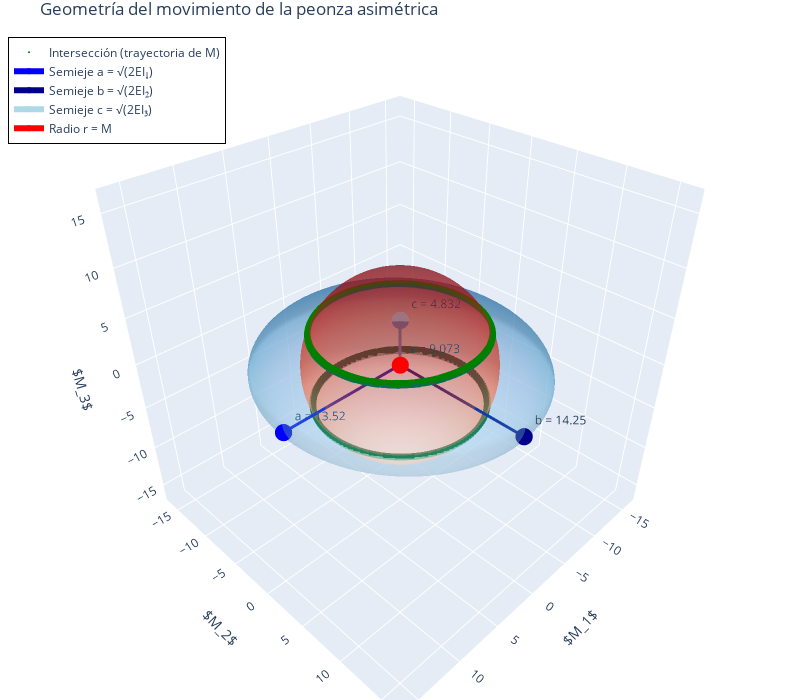

Notebook code cell kept with this figure:
### Markdown cell above
## La peonza asimétrica según Landau
### Asi lo hace el landau pero en nuestro caso, $I_2 > I_1 > I_3$
Para una peonza asimétrica, donde los momentos de inercia satisfacen $I_3 > I_2 > I_1$, existen dos integrales de movimiento fundamentales derivadas de las ecuaciones de Euler:

1. Conservación de la energía:
   $$\frac{M_1^2}{I_1} + \frac{M_2^2}{I_2} + \frac{M_3^2}{I_3} = 2E$$

2. Conservación del momento angular:
   $$M_1^2 + M_2^2 + M_3^2 = M^2$$

Geométricamente, estas ecuaciones representan:
- La primera, un elipsoide de semiejes $\sqrt{2EI_1}$, $\sqrt{2EI_2}$, $\sqrt{2EI_3}$
- La segunda, una esfera de radio $M$

El vector momento angular $\mathbf{M}$ se mueve a lo largo de la intersección de estas dos superficies. Esta intersección existe cuando se cumple:
$$2EI_1 < M^2 < 2EI_3$$

Esta condición garantiza que el radio de la esfera está entre el semieje menor y el mayor del elipsoide.

### Code cell
import plotly.graph_objects as go
import numpy as np

omega = np.array([5.0e-6, 0, 5.0e-6])  # Velocidades angulares en rad/s
I1 = 1.8e+06   # Momento de inercia en x (el menor)
I2 = 2e+06     # Momento de inercia en y (intermedio)
I3 = 2.3e+05   # Momento de inercia en z (el mayor)
M1 = I1*omega[0]   # Momento angular en x
M2 = I2*omega[1]   # Momento angular en y
M3 = I3*omega[2]   # Momento angular en z
M_squared = M1**2 + M2**2 + M3**2  # Cuadrado del momento angular total
M = np.sqrt(M_squared)  # Momento angular total (radio de la esfera)
E = (M1**2 / I1) + (M2**2 / I2) + (M3**2 / I3)


# Verificar condición de existencia de la intersección
condition = f"Condición de intersección: 2*E*I2 > M^2 > 2*E*I3"
result = f"{2*E*I2:.2g} > {M_squared:.2g} > {2*E*I3:.2g}"
valid = (2*E*I2 > M_squared > 2*E*I3)
print(condition)
print(result)
print(f"¿Condición satisfecha? {'Sí' if valid else 'No'}")

# Calcular semiejes del elipsoide
a = np.sqrt(2*E*I1)  # Semieje en x
b = np.sqrt(2*E*I2)  # Semieje en y
c = np.sqrt(2*E*I3)  # Semieje en z
r = np.sqrt(M_squared)  # Radio de la esfera

print(f"\nSemiejes del elipsoide:")
print(f"a = √(2EI₁) = {a:.4g}")
print(f"b = √(2EI₂) = {b:.4g}")
print(f"c = √(2EI₃) = {c:.4g}")
print(f"Radio de la esfera: r = M = {r:.4g}")

# Generar puntos para el elipsoide
u = np.linspace(0, 2 * np.pi, 100)
v = np.linspace(0, np.pi, 100)
x = a * np.outer(np.cos(u), np.sin(v))
y = b * np.outer(np.sin(u), np.sin(v))
z = c * np.outer(np.ones_like(u), np.cos(v))

# Generar puntos para la esfera
x_sphere = r * np.outer(np.cos(u), np.sin(v))
y_sphere = r * np.outer(np.sin(u), np.sin(v))
z_sphere = r * np.outer(np.ones_like(u), np.cos(v))

# Generar puntos para la intersección
def intersection_curve(u, num_points=1000):
    # Parametrización de la curva de intersección
    points = []
    for theta in np.linspace(0, 2*np.pi, num_points):
        # Resolver para encontrar r en coordenadas esféricas
        phi_values = np.linspace(0, np.pi, 1000)
        for phi in phi_values:
            x = r * np.sin(phi) * np.cos(theta)
            y = r * np.sin(phi) * np.sin(theta)
            z = r * np.cos(phi)
            
            # Verificar si el punto está aproximadamente en el elipsoide
            ellipsoid_eq = (x/a)**2 + (y/b)**2 + (z/c)**2
            if abs(ellipsoid_eq - 1.0) < 0.035:
                points.append([x, y, z])
    
    return np.array(points)

# Calcular puntos de intersección
intersection_points = intersection_curve(u)

# Crear figura con Plotly
fig = go.Figure()

# Añadir el elipsoide
fig.add_trace(go.Surface(
    x=x, y=y, z=z,
    colorscale='Blues',
    opacity=0.5,
    showscale=False,
    name='Elipsoide: $\\frac{M_1^2}{I_1}+\\frac{M_2^2}{I_2}+\\frac{M_3^2}{I_3}=2E$'
))

# Añadir la esfera
fig.add_trace(go.Surface(
    x=x_sphere, y=y_sphere, z=z_sphere,
    colorscale='Reds',
    opacity=0.5,
    showscale=False,
    name='Esfera: $M_1^2+M_2^2+M_3^2=M^2$'
))

# Añadir la intersección si hay puntos
if len(intersection_points) > 0:
    fig.add_trace(go.Scatter3d(
        x=intersection_points[:, 0],
        y=intersection_points[:, 1],
        z=intersection_points[:, 2],
        mode='markers',
        marker=dict(
            size=2,
            color='green',
        ),
        name='Intersección (trayectoria de M)'
    ))

# Añadir semiejes del elipsoide
# Semieje X
fig.add_trace(go.Scatter3d(
    x=[0, a], y=[0, 0], z=[0, 0],
    mode='lines+markers+text',
    line=dict(color='blue', width=6),
    marker=dict(size=6, symbol='circle', color='blue'),
    text=['', f'a = {a:.4g}'],
    textposition='top right',
    name=f'Semieje a = √(2EI₁)'
))

# Semieje Y
fig.add_trace(go.Scatter3d(
    x=[0, 0], y=[0, b], z=[0, 0],
    mode='lines+markers+text',
    line=dict(color='darkblue', width=6),
    marker=dict(size=6, symbol='circle', color='darkblue'),
    text=['', f'b = {b:.4g}'],
    textposition='top right',
    name=f'Semieje b = √(2EI₂)'
))

# Semieje Z
fig.add_trace(go.Scatter3d(
    x=[0, 0], y=[0, 0], z=[0, c],
    mode='lines+markers+text',
    line=dict(color='lightblue', width=6),
    marker=dict(size=6, symbol='circle', color='lightblue'),
    text=['', f'c = {c:.4g}'],
    textposition='top right',
    name=f'Semieje c = √(2EI₃)'
))

# Radio de la esfera (en dirección arbitraria)
fig.add_trace(go.Scatter3d(
    x=[0, r/np.sqrt(3)], y=[0, r/np.sqrt(3)], z=[0, r/np.sqrt(3)],
    mode='lines+markers+text',
    line=dict(color='red', width=6),
    marker=dict(size=6, symbol='circle', color='red'),
    text=['', f'r = {r:.4g}'],
    textposition='top right',
    name=f'Radio r = M'
))

# Configurar el layout
max_range = max(a, b, c, r) * 1.2
fig.update_layout(
    title='Geometría del movimiento de la peonza asimétrica',
    scene=dict(
        xaxis_title='$M_1$',
        yaxis_title='$M_2$',
        zaxis_title='$M_3$',
        aspectmode='cube',
        xaxis=dict(range=[-max_range, max_range]),
        yaxis=dict(range=[-max_range, max_range]),
        zaxis=dict(range=[-max_range, max_range])
    ),
    width=800,  # Aumenté el ancho para mejor visualización
    height=700,  # Aumenté el alto para mejor visualización
    legend=dict(
        x=0.01,  # Moví la leyenda a la izquierda
        y=0.99,  # Moví la leyenda arriba
        xanchor='left',
        yanchor='top',
        bordercolor='black',
        borderwidth=1,
    ),
    margin=dict(l=0, r=0, b=0, t=30),  # Reducir márgenes
)

fig.show()

### Figure 1 — Plotly figure (JSON) as saved in the notebook; plotly's stock layout.template omitted (floating-point values rounded to 4 significant figures; data arrays with more than 128 entries replaced by an {"elided": "..."} marker saying what was removed)
{"data": [{"colorscale": [[0, "rgb(247,251,255)"], [0.125, "rgb(222,235,247)"], [0.25, "rgb(198,219,239)"], [0.375, "rgb(158,202,225)"], [0.5, "rgb(107,174,214)"], [0.625, "rgb(66,146,198)"], [0.75, "rgb(33,113,181)"], [0.875, "rgb(8,81,156)"], [1, "rgb(8,48,107)"]], "name": "Elipsoide: $\\frac{M_1^2}{I_1}+\\frac{M_2^2}{I_2}+\\frac{M_3^2}{I_3}=2E$", "opacity": 0.5, "showscale": false, "type": "surface", "x": {"elided": "100x100 float values"}, "y": {"elided": "100x100 float values"}, "z": {"elided": "100x100 float values"}}, {"colorscale": [[0, "rgb(255,245,240)"], [0.125, "rgb(254,224,210)"], [0.25, "rgb(252,187,161)"], [0.375, "rgb(252,146,114)"], [0.5, "rgb(251,106,74)"], [0.625, "rgb(239,59,44)"], [0.75, "rgb(203,24,29)"], [0.875, "rgb(165,15,21)"], [1, "rgb(103,0,13)"]], "name": "Esfera: $M_1^2+M_2^2+M_3^2=M^2$", "opacity": 0.5, "showscale": false, "type": "surface", "x": {"elided": "100x100 float values"}, "y": {"elided": "100x100 float values"}, "z": {"elided": "100x100 float values"}}, {"marker": {"color": "green", "size": 2}, "mode": "markers", "name": "Intersección (trayectoria de M)", "type": "scatter3d", "x": {"elided": "18536 float values"}, "y": {"elided": "18536 float values"}, "z": {"elided": "18536 float values"}}, {"line": {"color": "blue", "width": 6}, "marker": {"color": "blue", "size": 6, "symbol": "circle"}, "mode": "lines+markers+text", "name": "Semieje a = √(2EI₁)", "text": ["", "a = 13.52"], "textposition": "top right", "type": "scatter3d", "x": [0, 13.52], "y": [0, 0], "z": [0, 0]}, {"line": {"color": "darkblue", "width": 6}, "marker": {"color": "darkblue", "size": 6, "symbol": "circle"}, "mode": "lines+markers+text", "name": "Semieje b = √(2EI₂)", "text": ["", "b = 14.25"], "textposition": "top right", "type": "scatter3d", "x": [0, 0], "y": [0, 14.25], "z": [0, 0]}, {"line": {"color": "lightblue", "width": 6}, "marker": {"color": "lightblue", "size": 6, "symbol": "circle"}, "mode": "lines+markers+text", "name": "Semieje c = √(2EI₃)", "text": ["", "c = 4.832"], "textposition": "top right", "type": "scatter3d", "x": [0, 0], "y": [0, 0], "z": [0, 4.832]}, {"line": {"color": "red", "width": 6}, "marker": {"color": "red", "size": 6, "symbol": "circle"}, "mode": "lines+markers+text", "name": "Radio r = M", "text": ["", "r = 9.073"], "textposition": "top right", "type": "scatter3d", "x": [0, 5.238], "y": [0, 5.238], "z": [0, 5.238]}], "layout": {"height": 700, "legend": {"bordercolor": "black", "borderwidth": 1, "x": 0.01, "xanchor": "left", "y": 0.99, "yanchor": "top"}, "margin": {"b": 0, "l": 0, "r": 0, "t": 30}, "scene": {"aspectmode": "cube", "xaxis": {"range": [-17.1, 17.1], "title": {"text": "$M_1$"}}, "yaxis": {"range": [-17.1, 17.1], "title": {"text": "$M_2$"}}, "zaxis": {"range": [-17.1, 17.1], "title": {"text": "$M_3$"}}}, "title": {"text": "Geometría del movimiento de la peonza asimétrica"}, "width": 800}}
